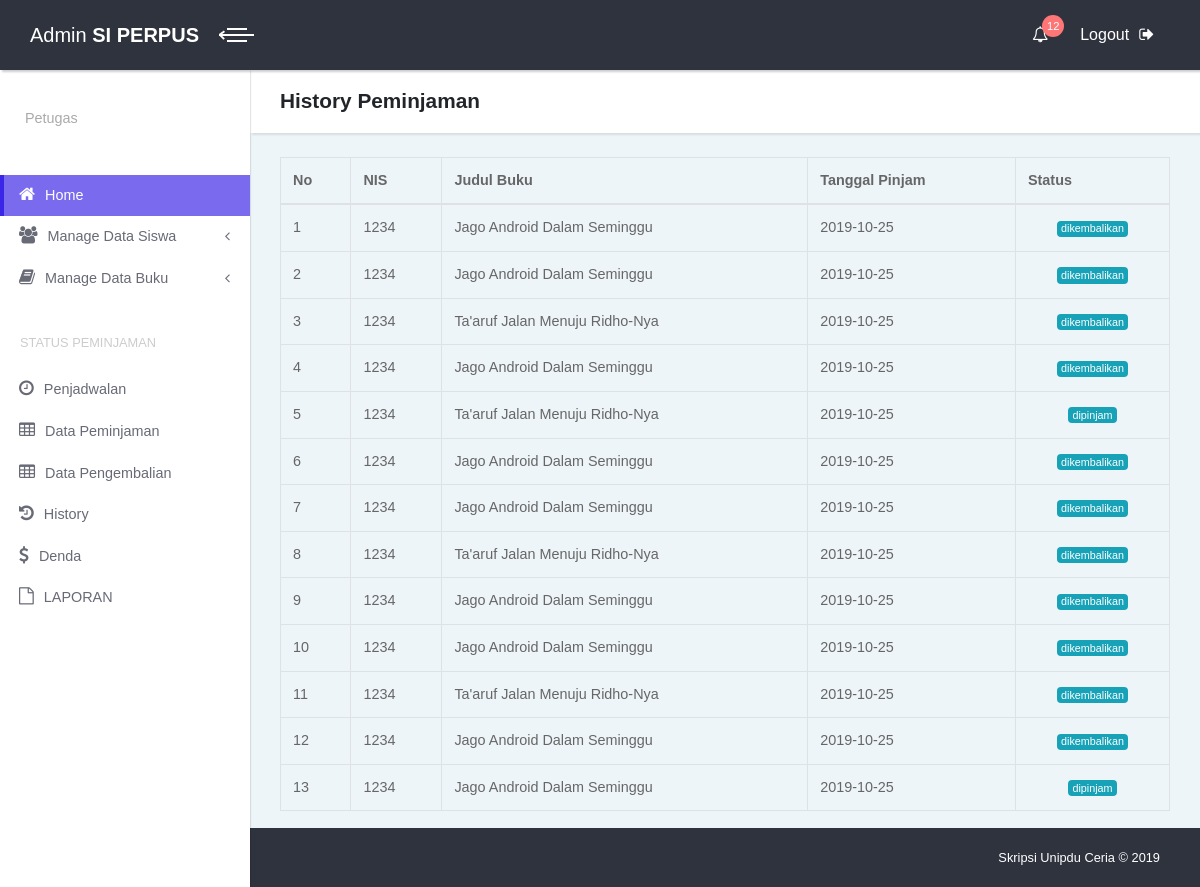
Page /admin/history on the committed database.
### tables this page shows
CREATE TABLE `history` (
  `ID_HISTORY` int(11) NOT NULL,
  `ID_PEMINJAMAN` varchar(25) NOT NULL,
  `NIS` varchar(12) NOT NULL,
  `ID_BUKU` varchar(12) NOT NULL,
  `TGL_PINJAM` date NOT NULL,
  `STATUS_HISTORY` varchar(100) NOT NULL
);

CREATE TABLE `buku` (
  `ID_BUKU` varchar(12) NOT NULL,
  `JUDUL` varchar(50) NOT NULL,
  `DESKRIPSI` text NOT NULL,
  `PENERBIT` varchar(50) NOT NULL,
  `THN_TERBIT` varchar(4) NOT NULL,
  `STOK` int(11) NOT NULL,
  `ID_RAK` varchar(12) NOT NULL,
  `ID_KATEGORI` varchar(12) NOT NULL,
  `GAMBAR` varchar(50) NOT NULL
);

### application/controllers/Admin.php (called while the page is built, shortened)
<?php
class Admin extends CI_Controller {
	public function __construct()
	{
 		$this->load->library('session');
		$this->load->helper('me');
		$this->load->model('M_data');
		$this->load->helper(array('form', 'url'));
		$config['first_link']      = 'Pertama';
		$config['last_link']       = 'Terakhir';
		$config['next_link']       = 'Selanjutnya';
		$config['prev_link']       = 'Sebelumnya';
		$config['full_tag_open']   = '<nav><ul class="pagination justify-content-end">';
		$config['full_tag_close']  = '</ul></nav>';
		$config['num_tag_open']    = '<li class="page-item"><span class="page-link">';
		$config['num_tag_close']   = '</span></li>';
		$config['cur_tag_open']    = '<li class="page-item active"><span class="page-link">';
		$config['cur_tag_close']   = '</span></li>';
		$config['next_tag_open']   = '<li class="page-item"><span class="page-link">';
		$config['next_tag_close']  = '</span></li>';
		$config['prev_tag_open']   = '<li class="page-item"><span class="page-link">';
		$config['prev_tag_close']  = '</span></li>';
		$config['first_tag_open']  = '<li class="page-item"><span class="page-link">';
		$config['first_tag_close'] = '</span></li>';
		$config['last_tag_open']   = '<li class="page-item"><span class="page-link">';
		$config['last_tag_close']  = '</span></li>';
		$this->load->library('pagination', $config);
	}
	function history()
	{
		$data['judul'] 	 		= "History Peminjaman";
		$data['query_pinjam']	= $this->db->join('buku', 'buku.ID_BUKU = history.ID_BUKU')
										   ->get('history');
		$data['konten']  		= $this->load->view('admin/peminjaman/history', $data, TRUE);
		$this->load->view('admin/master', $data, FALSE);
	}
}

### index.php (called while the page is built, shortened)
<?php
require_once BASEPATH.'core/CodeIgniter.php';

### application/views/admin/peminjaman/history.php (the view)
<header class="page-header">
	<div class="container-fluid">
	  <h2 class="no-margin-bottom"><?php echo $judul; ?></h2>
	</div>
</header>
<br>
<div class="container-fluid">
	<table class="table table-bordered table-inverse table-hover">
		<thead>
			<tr>
				<th>No</th>
				<th>NIS</th>
				<th>Judul Buku</th>
				<th>Tanggal Pinjam</th>
				<th>Status</th>
			</tr>
		</thead>
		<tbody>
			<?php $no=1; foreach ($query_pinjam->result() as $k) { ?>
			<tr>
				<td><?=$no++; ?></td>
				<td><?=$k->NIS;?></td>
				<td><?=$k->JUDUL; ?></td>
				<td><?=$k->TGL_PINJAM;?></td>
				<td class="text-center"><span class="badge badge-info"><?=$k->STATUS_HISTORY;?></span></td>
			</tr>
			<?php } ?>
		</tbody>
	</table>
</div>

### application/views/admin/master.php (shortened to what this page needs)
<!DOCTYPE html>
<html>
  <head>
    <?php
  		echo __css('fontawesome');
  		echo __css('bootstrap');
  		echo __css('fontastic');
  		echo __css('default');
  		echo __css('custom');
  	?>
  </head>
  <body>
    <div class="page">
      <header class="header">
        <nav class="navbar">
          <div class="container-fluid">
            <div class="navbar-holder d-flex align-items-center justify-content-between">
              <div class="navbar-header">
                <a href="index.html" class="navbar-brand d-none d-sm-inline-block">
                  <div class="brand-text d-none d-lg-inline-block"><span>Admin </span><strong> SI PERPUS</strong></div>
                  <div class="brand-text d-none d-sm-inline-block d-lg-none"><strong>BD</strong></div></a>
                <a id="toggle-btn" href="#" class="menu-btn active"><span></span><span></span><span></span></a>
              </div>
              <ul class="nav-menu list-unstyled d-flex flex-md-row align-items-md-center">
                <li class="nav-item dropdown"> <a id="notifications" rel="nofollow" data-target="#" href="#" data-toggle="dropdown" aria-haspopup="true" aria-expanded="false" class="nav-link"><i class="fa fa-bell-o"></i><span class="badge bg-red badge-corner">12</span></a>
                </li>
                <li class="nav-item"><a href="<?=base_url('admin/logout')?>" class="nav-link logout" onclick="return confirm('Keluar ?')"> <span class="d-none d-sm-inline">Logout</span><i class="fa fa-sign-out"></i></a></li>
              </ul>
            </div>
          </div>
        </nav>
      </header>
      <div class="page-content d-flex align-items-stretch">
        <nav class="side-navbar">
          <div class="sidebar-header d-flex align-items-center">
            <div class="title">
              <p>Petugas</p>
            </div>
          </div>
          <ul class="list-unstyled">
            <li class="active"><a href="<?=base_url('admin/dashboard')?>"> <i class="fa fa-home"></i>Home </a></li>
            <li><a href="#exampledropdownDropdown" aria-expanded="false" data-toggle="collapse"> <i class="fa fa-users"></i>Manage Data Siswa </a>
            </li>
            <li><a href="#exampledropdownDropdown1" aria-expanded="false" data-toggle="collapse"> <i class="fa fa-book"></i>Manage Data Buku </a>
            </li>
          </ul>
          <span class="heading">STATUS PEMINJAMAN</span>
          <ul class="list-unstyled">
            <li> <a href="<?=base_url('admin/penjadwalan')?>"> <i class="fa fa-clock-o"></i>Penjadwalan </a></li>
            <li> <a href="<?=base_url('admin/peminjaman')?>"> <i class="fa fa-table"></i>Data Peminjaman </a></li>
            <li> <a href="<?=base_url('admin/pengembalian')?>"> <i class="fa fa-table"></i>Data Pengembalian </a></li>
             <li> <a href="<?=base_url('admin/history')?>"> <i class="fa fa-history"></i>History</a></li>
            <li> <a href="<?=base_url('admin/denda')?>"> <i class="fa fa-dollar"></i>Denda </a></li>
            <li> <a href="<?=base_url('admin/laporanS')?>"> <i class="fa fa-file-o"></i>LAPORAN </a></li>
          </ul>
        </nav>
        <div class="content-inner">
          <?php echo $konten; ?>
          <footer class="main-footer">
            <div class="container-fluid">
              <div class="row">
                <div class="col-sm-12 text-right">
                  <p>Skripsi Unipdu Ceria &copy; 2019</p>
                </div>
              </div>
            </div>
          </footer>
        </div>
      </div>
    </div>
  </body>
</html>

### application/helpers/me_helper.php (shortened to what this page needs)
<?php
if (! function_exists('__css')) {
	function __css($css){
		$src = '';
		switch ($css) {
			case 'bootstrap':
				$src = base_url().'dist/css/bootstrap.min.css';
				break;
			case 'fontawesome':
				$src = base_url().'dist/font-awesome/css/font-awesome.min.css';
				break;
			case 'fontastic':
				$src = base_url().'dist/css/fontastic.css';
				break;
			case 'custom':
				$src = base_url().'dist/css/custom.css';
				break;
			case 'default':
				$src = base_url().'dist/css/default.css';
				break;
		}
		return '<link rel="stylesheet" href="'.$src.'">';
	}
}

### rows in the picture
history: NIS "1234", ID_BUKU.JUDUL "Jago Android Dalam Seminggu", TGL_PINJAM "2019-10-25", STATUS_HISTORY "dikembalikan"
history: NIS "1234", ID_BUKU.JUDUL "Jago Android Dalam Seminggu", TGL_PINJAM "2019-10-25", STATUS_HISTORY "dikembalikan"
history: NIS "1234", ID_BUKU.JUDUL "Ta'aruf Jalan Menuju Ridho-Nya", TGL_PINJAM "2019-10-25", STATUS_HISTORY "dikembalikan"
history: NIS "1234", ID_BUKU.JUDUL "Jago Android Dalam Seminggu", TGL_PINJAM "2019-10-25", STATUS_HISTORY "dikembalikan"
history: NIS "1234", ID_BUKU.JUDUL "Ta'aruf Jalan Menuju Ridho-Nya", TGL_PINJAM "2019-10-25", STATUS_HISTORY "dipinjam"
history: NIS "1234", ID_BUKU.JUDUL "Jago Android Dalam Seminggu", TGL_PINJAM "2019-10-25", STATUS_HISTORY "dikembalikan"
history: NIS "1234", ID_BUKU.JUDUL "Jago Android Dalam Seminggu", TGL_PINJAM "2019-10-25", STATUS_HISTORY "dikembalikan"
history: NIS "1234", ID_BUKU.JUDUL "Ta'aruf Jalan Menuju Ridho-Nya", TGL_PINJAM "2019-10-25", STATUS_HISTORY "dikembalikan"
history: NIS "1234", ID_BUKU.JUDUL "Jago Android Dalam Seminggu", TGL_PINJAM "2019-10-25", STATUS_HISTORY "dikembalikan"
history: NIS "1234", ID_BUKU.JUDUL "Jago Android Dalam Seminggu", TGL_PINJAM "2019-10-25", STATUS_HISTORY "dikembalikan"
history: NIS "1234", ID_BUKU.JUDUL "Ta'aruf Jalan Menuju Ridho-Nya", TGL_PINJAM "2019-10-25", STATUS_HISTORY "dikembalikan"
history: NIS "1234", ID_BUKU.JUDUL "Jago Android Dalam Seminggu", TGL_PINJAM "2019-10-25", STATUS_HISTORY "dikembalikan"
history: NIS "1234", ID_BUKU.JUDUL "Jago Android Dalam Seminggu", TGL_PINJAM "2019-10-25", STATUS_HISTORY "dipinjam"

### other values in the picture
$judul "History Peminjaman"
